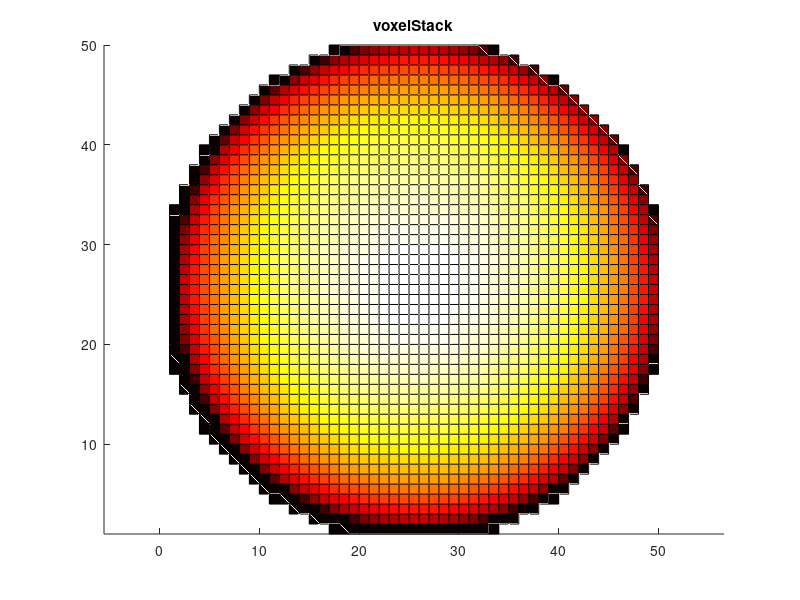
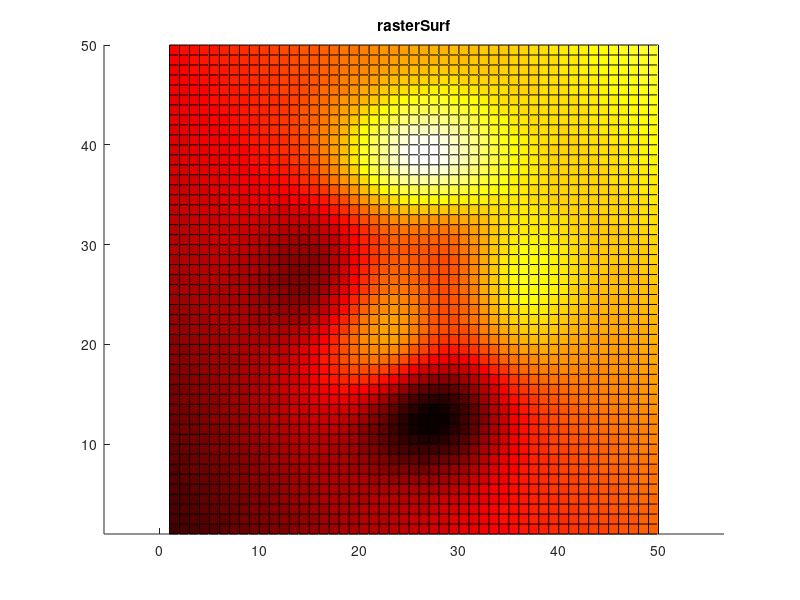
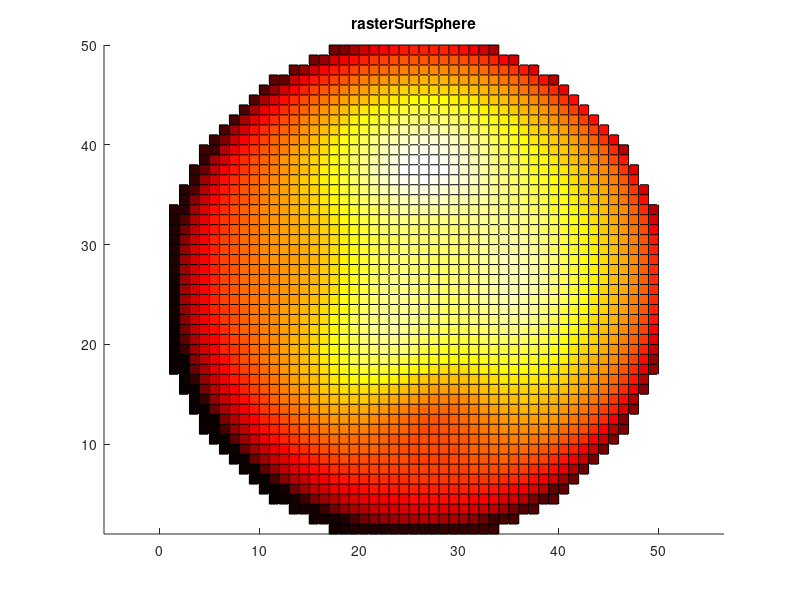
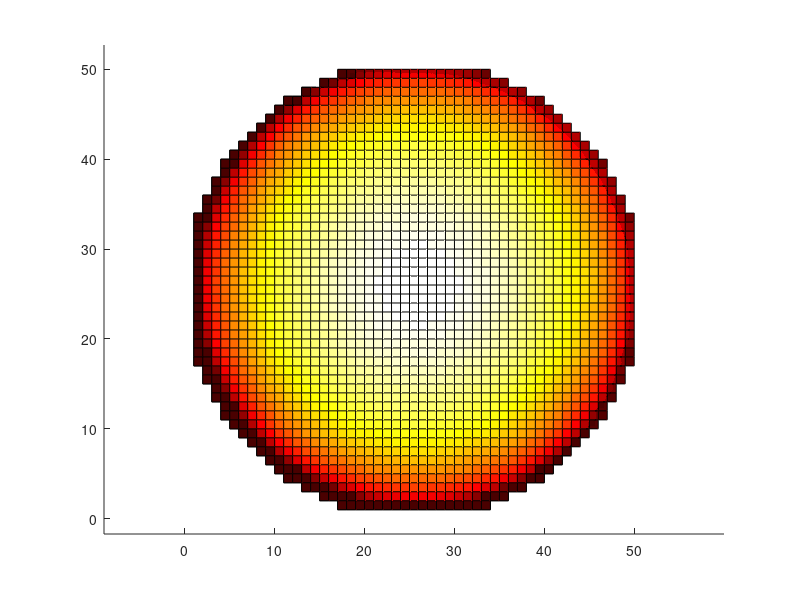

MATLAB code to generate these figures, in order:
clear all; close all; 

radius = 25;


rasterSurf = peaks(50);
%rasterSurf = zeros(50,50);


for x=1:2*radius
   for y=1:2*radius
       rasterSurf(x,y) = rasterSurf(x,y)+ 0.1*x + 0.15*y;
   end
end

rasterSurf = rasterSurf - rasterSurf(26,26); %central pixel is always 0


voxelStack    = zeros( radius*2, radius*2 );
voxelStack90p = zeros( radius*2, radius*2 );

rasterSurfSphere    = zeros( radius*2, radius*2 ); 
rasterSurfSphere90p = zeros( radius*2, radius*2 ); 

rasterSum   = zeros( radius*2, radius*2 ); 
rasterSum90p   = zeros( radius*2, radius*2 ); 

for x=1:2*radius
   for y=1:2*radius
       toBeSqrt = (radius*.98)^2 -(x-0.5-radius)^2 -(y-0.5-radius)^2;
       if( toBeSqrt<0 )
           voxelStack(x,y) = nan;
           if( toBeSqrt > -75 )
               voxelStack(x,y) = 0;
           end
       else
            voxelStack(x,y) = 2*sqrt( toBeSqrt ); 
       end
       toBeSqrt = (radius*0.9)^2 -(x-1-radius)^2 -(y-1-radius)^2;
       if( toBeSqrt<0 )
            voxelStack90p(x,y) = nan;
       else
            voxelStack90p(x,y) = 2*sqrt( toBeSqrt ); 
       end
   end
end


rasterSurfSphere    = rasterSurf + ( voxelStack ./2 );
rasterSurfSphere90p = rasterSurf + ( voxelStack90p ./2 );

figure; hold on; colormap hot;
surface( voxelStack );
title( 'voxelStack' );
axis tight; axis equal;

figure; hold on; colormap hot; 
surface( rasterSurf );
title( 'rasterSurf' );
axis tight; axis equal;

figure; hold on;  colormap hot;
surface( rasterSurfSphere );
title( 'rasterSurfSphere' );
axis tight; axis equal;

figure; hold on;  colormap hot;
surface( rasterSurfSphere );
surface( voxelStack );
axis tight; axis equal;


for x=1:2*radius
   for y=1:2*radius
       toBeSqrt = (radius*.98)^2 -(x-1-radius)^2 -(y-1-radius)^2;
       if( toBeSqrt<0 )
           rasterSum(x,y)=nan;
           if( toBeSqrt > -65 )
               rasterSum(x,y) = 0;
           end
       elseif( rasterSurfSphere(x,y) < 0 )
           rasterSum(x,y) = 0;
       elseif( rasterSurfSphere(x,y) < voxelStack(x,y) )
           rasterSum(x,y) = rasterSurfSphere(x,y);
       else
           rasterSum(x,y) = voxelStack(x,y);
       end
       
       toBeSqrt = (radius*0.9)^2 -(x-1-radius*0.9)^2 -(y-1-radius*0.9)^2;
       if( toBeSqrt<0 )
           rasterSum90p(x,y)=nan;
       elseif( rasterSurfSphere90p(x,y) < 0 )
           rasterSum90p(x,y) = nan;
       elseif( rasterSurfSphere90p(x,y) < voxelStack90p(x,y) )
           rasterSum90p(x,y) = rasterSurfSphere90p(x,y);
       else
           rasterSum90p(x,y) = voxelStack90p(x,y);
       end
    end
end

figure; hold on;  colormap hot;
surface( rasterSum );
axis tight; axis equal;


surfCheck = rasterSum - ( voxelStack./2 );

figure; hold on;  colormap hot;
surface( surfCheck );
%surface( peaks(50)+radius );
%surface( omes(50,50)+radius );
axis tight; axis equal;


surfCheck90p = rasterSum90p - ( voxelStack90p./2 );

figure; hold on;  colormap hot;
surface( surfCheck90p );
%surface( peaks(50)+radius );
%surface( omes(50,50)+radius );
axis tight; axis equal;


